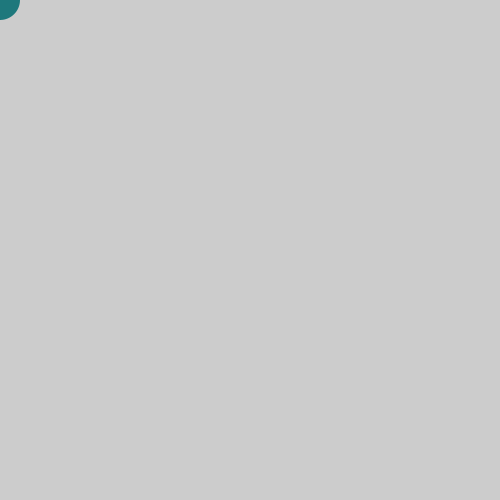
Frame 1 (no input)
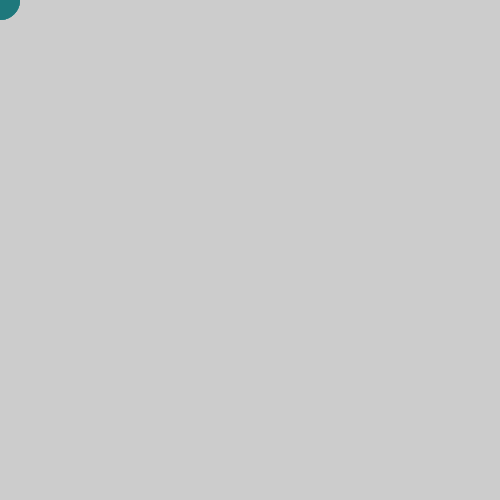
Frame 60 (the mouse pressed at the canvas centre just before this capture)
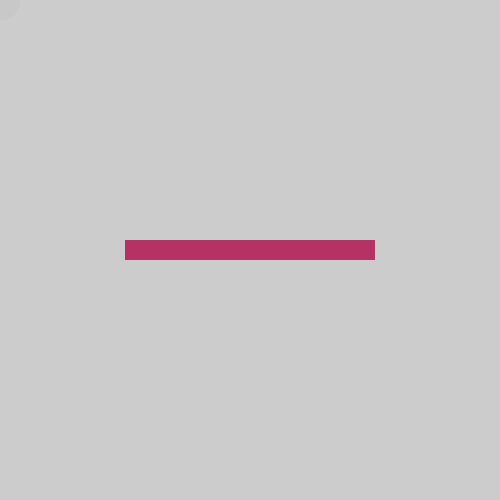
Frame 120 (the mouse held since frame 60 and released just before this capture)

The Processing sketch that drew these frames (run headless with seeded random() and noise(); from frame 60 on, the mouse is pressed at the canvas centre):

// Processing sketch: processing_166387
// ── processing_166387.pde


void setup() {
    //size width, height)
    size(500,500);

   
  noStroke();  
}

void draw() {
  //ellipse (x,y,width,height)
   //width & height are variables which hold the size of your sketch
   //mouseX & mouseY are the actual mouse position
  
  fill(200,30);
   rectMode(CENTER);  
  rect(width/2,height/2,width,height);
  
    
    if(mousePressed){
    fill(180,50,100);
   rect(mouseX, mouseY, 250,20);
   
    }else {
      noStroke();
      fill(30,120,124);
      ellipse(mouseX,mouseY, 40,40);
    
     
   }
}
